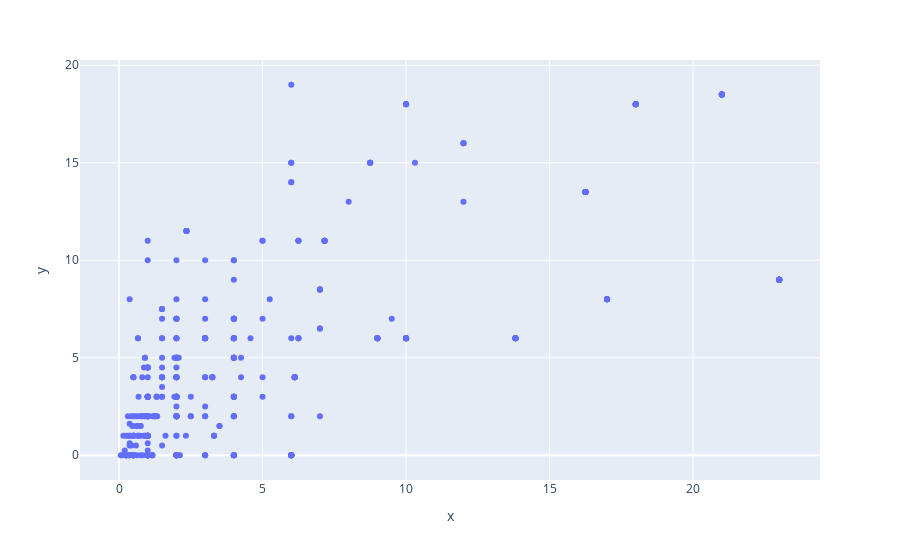

The notebook cell this image was saved under:
### Code cell
# Exercise 4
# Now that we have a quantity of raw data, we will extract the interesting parts.  
# In our case, we want to count the money paid by each manor and compare it to the number of ploughs it has.  
# - Can you find the corresponding json fields?  
# - Then, you can list these numbers for each manor in Derbyshire.  
# - And format this in an appropriate comma-separated values (CSV) file.

for manor in manors_data[0:5]:
    print(f"Geld: {manor['geld']}, total ploughs: {manor['totalploughs']}")

csv = ("geld,total_ploughs"+"\n")+("\n".join([",".join([str(manor["geld"]),str(manor["totalploughs"])]) for manor in manors_data]))
with open("output.csv", "w+") as file:
    file.write(csv)
    
import plotly_express as px 
px.scatter(x=[manor["geld"] for manor in manors_data],y=[manor["totalploughs"] for manor in manors_data])

### Figure 1 — Plotly figure (JSON) as saved in the notebook; plotly's stock layout.template omitted (floating-point values rounded to 4 significant figures; data arrays with more than 128 entries replaced by an {"elided": "..."} marker saying what was removed)
{"data": [{"hovertemplate": "x=%{x}<br>y=%{y}<extra></extra>", "legendgroup": "", "marker": {"color": "#636efa", "symbol": "circle"}, "mode": "markers", "name": "", "orientation": "v", "showlegend": false, "type": "scatter", "x": {"elided": "448 float values"}, "xaxis": "x", "y": {"elided": "448 float values"}, "yaxis": "y"}], "layout": {"legend": {"tracegroupgap": 0}, "margin": {"t": 60}, "xaxis": {"anchor": "y", "domain": [0, 1], "title": {"text": "x"}}, "yaxis": {"anchor": "x", "domain": [0, 1], "title": {"text": "y"}}}}
